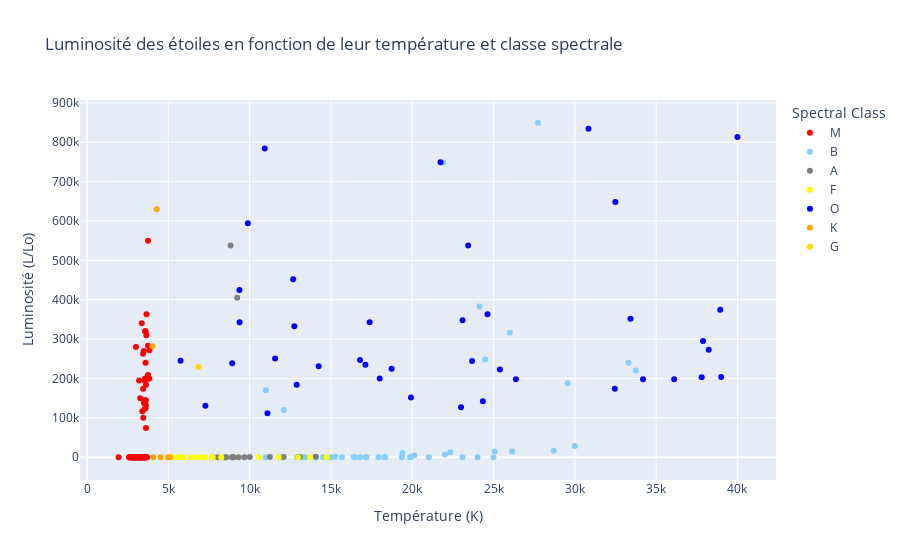

Here is the notebook cell this chart was saved with:
### Markdown cell above
R^2 = 0.15 très éloigné de 1 donc pas du tout pertinent de faire une régression linéaire. Donc pas de corrélation entre la luminosité et la température.

### Code cell
color_map = {
    'O': 'blue',
    'B': 'lightskyblue',
    'A': 'gray',
    'F': 'yellow',
    'G': 'gold',
    'K': 'orange',
    'M': 'red'
}

fig = px.scatter(stars, x='Temperature (K)', y='Luminosity (L/Lo)', color='Spectral Class',
                 color_discrete_map=color_map,
                 title='Luminosité des étoiles en fonction de leur température et classe spectrale',
                 labels={'Temperature (K)': 'Température (K)', 'Luminosity (L/Lo)': 'Luminosité (L/Lo)'})
fig.show()

### Figure 1 — Plotly figure (JSON) as saved in the notebook; plotly's stock layout.template omitted (floating-point values rounded to 4 significant figures)
{"data": [{"hovertemplate": "Spectral Class=M<br>Température (K)=%{x}<br>Luminosité (L/Lo)=%{y}<extra></extra>", "legendgroup": "M", "marker": {"color": "red", "symbol": "circle"}, "mode": "markers", "name": "M", "orientation": "v", "showlegend": true, "type": "scatter", "x": [3068, 3042, 2600, 2800, 1939, 2840, 2637, 2600, 2650, 2700, 3600, 3129, 3134, 3628, 2650, 3340, 2799, 3692, 3192, 3441, 3826, 3365, 3270, 3200, 3008, 3600, 3575, 3574, 3625, 3490, 3750, 3834, 3749, 3650, 3450, 3660, 3450, 3752, 3535, 3341, 3432, 2983, 2835, 2935, 3295, 2945, 2817, 2774, 2871, 3345, 3607, 3304, 3150, 3550, 3180, 2890, 3342, 2621, 3158, 3459, 3605, 3615, 3399, 3610, 3553, 3625, 3780, 3323, 3531, 3218, 3146, 3511, 3225, 2935, 2861, 2856, 2731, 3095, 3607, 3100, 2989, 3542, 3243, 3091, 3598, 3324, 3541, 3570, 3500, 3600, 3614, 2831, 2914, 3419, 3218, 3453, 2889, 2968, 3484, 2778, 3523, 3462, 3257, 2994, 3212, 3523, 3598, 3142, 3496, 3324, 3463], "xaxis": "x", "y": [0.0024, 0.0005, 0.0003, 0.0002, 0.000138, 0.00065, 0.00073, 0.0004, 0.00069, 0.00018, 0.0029, 0.0122, 0.0004, 0.0055, 0.0006, 0.0038, 0.0018, 0.00367, 0.00362, 0.039, 200000, 340000, 150000, 195000, 280000, 320000, 123000, 200000, 184000, 270000, 283000, 272000, 550000, 310000, 263000, 363000, 174000, 209000, 195000, 0.0056, 0.00067, 0.00024, 0.00034, 0.00014, 0.00098, 0.00032, 0.00098, 0.00036, 0.00072, 0.021, 0.022, 0.0085, 0.0088, 0.004, 0.001, 0.0034, 0.0015, 0.0006, 0.00135, 100000, 126000, 200000, 117000, 132000, 145000, 74000, 200000, 0.00043, 0.00093, 0.00054, 0.00015, 0.00064, 0.00076, 0.00087, 0.00019, 0.000896, 0.000437, 0.00019, 0.00023, 0.008, 0.0087, 0.0009, 0.0023, 0.0081, 0.0011, 0.0034, 0.0013, 320000, 138000, 240000, 145000, 0.000231, 0.000631, 0.000245, 0.000452, 0.000621, 0.000352, 0.000461, 0.000551, 0.000849, 0.000957, 0.0053, 0.0024, 0.0072, 0.0016, 0.0054, 0.0027, 0.00132, 0.00125, 0.0065, 0.0027], "yaxis": "y"}, {"hovertemplate": "Spectral Class=B<br>Température (K)=%{x}<br>Luminosité (L/Lo)=%{y}<extra></extra>", "legendgroup": "B", "marker": {"color": "lightskyblue", "symbol": "circle"}, "mode": "markers", "name": "B", "orientation": "v", "showlegend": true, "type": "scatter", "x": [25000, 16500, 30000, 15276, 9700, 33750, 17200, 14100, 12010, 10980, 19860, 33300, 13420, 21020, 18290, 14520, 11900, 12912, 12984, 29560, 16390, 25070, 28700, 26140, 20120, 26000, 11000, 12100, 24490, 16790, 15680, 14982, 13340, 18340, 19920, 24020, 23092, 17920, 19360, 22350, 22012, 19400, 17140, 24145, 27739, 21904], "xaxis": "x", "y": [0.056, 0.013, 28840, 1136, 74, 220000, 0.00098, 0.00067, 0.00078, 0.00074, 0.0011, 240000, 0.00059, 0.0015, 0.0013, 0.00082, 0.00067, 0.00071, 0.00088, 188000, 1278, 14500, 16790, 14520, 4720, 316000, 170000, 120000, 248490, 0.0014, 0.00122, 0.00118, 0.00109, 0.00134, 0.00156, 0.00159, 0.00132, 0.00111, 0.00125, 12450, 6748, 10920, 883, 382993, 849420, 748490], "yaxis": "y"}, {"hovertemplate": "Spectral Class=A<br>Température (K)=%{x}<br>Luminosité (L/Lo)=%{y}<extra></extra>", "legendgroup": "A", "marker": {"color": "gray", "symbol": "circle"}, "mode": "markers", "name": "A", "orientation": "v", "showlegend": true, "type": "scatter", "x": [7740, 8500, 8570, 8052, 8930, 9675, 9030, 11250, 12098, 8924, 7723, 8945, 14060, 13023, 10012, 13089, 9320, 8829, 9235], "xaxis": "x", "y": [0.00049, 0.0005, 0.00081, 8.7, 0.00056, 0.00045, 45, 672, 689, 0.00028, 0.00014, 38, 1092, 998, 552, 788, 29, 537493, 404940], "yaxis": "y"}, {"hovertemplate": "Spectral Class=F<br>Température (K)=%{x}<br>Luminosité (L/Lo)=%{y}<extra></extra>", "legendgroup": "F", "marker": {"color": "yellow", "symbol": "circle"}, "mode": "markers", "name": "F", "orientation": "v", "showlegend": true, "type": "scatter", "x": [7220, 12990, 7700, 11790, 7230, 5800, 6757, 6380, 5936, 5587, 7100, 10574, 13720, 5300, 7720, 14732, 8250], "xaxis": "x", "y": [0.00017, 8.5e-05, 0.00011, 0.00015, 8e-05, 0.81, 1.43, 1.35, 1.357, 0.819, 0.00029, 0.00014, 0.00018, 0.59, 7.92, 0.00011, 9.25], "yaxis": "y"}, {"hovertemplate": "Spectral Class=O<br>Température (K)=%{x}<br>Luminosité (L/Lo)=%{y}<extra></extra>", "legendgroup": "O", "marker": {"color": "blue", "symbol": "circle"}, "mode": "markers", "name": "O", "orientation": "v", "showlegend": true, "type": "scatter", "x": [39000, 36108, 40000, 23000, 17120, 11096, 14245, 24630, 12893, 24345, 33421, 37800, 25390, 11567, 12675, 5752, 8927, 7282, 19923, 26373, 17383, 9373, 18000, 34190, 32460, 23678, 12749, 9383, 23440, 16787, 18734, 9892, 10930, 23095, 21738, 38234, 32489, 38940, 30839, 37882], "xaxis": "x", "y": [204000, 198000, 813000, 127000, 235000, 112000, 231000, 363000, 184000, 142000, 352000, 202900, 223000, 251000, 452000, 245000, 239000, 131000, 152000, 198000, 342900, 424520, 200000, 198200, 173800, 244290, 332520, 342940, 537430, 246730, 224780, 593900, 783930, 347820, 748890, 272830, 648430, 374830, 834042, 294903], "yaxis": "y"}, {"hovertemplate": "Spectral Class=K<br>Température (K)=%{x}<br>Luminosité (L/Lo)=%{y}<extra></extra>", "legendgroup": "K", "marker": {"color": "orange", "symbol": "circle"}, "mode": "markers", "name": "K", "orientation": "v", "showlegend": true, "type": "scatter", "x": [4526, 4077, 4980, 5112, 4015, 4287], "xaxis": "x", "y": [0.153, 0.085, 0.357, 0.63, 282000, 630000], "yaxis": "y"}, {"hovertemplate": "Spectral Class=G<br>Température (K)=%{x}<br>Luminosité (L/Lo)=%{y}<extra></extra>", "legendgroup": "G", "marker": {"color": "gold", "symbol": "circle"}, "mode": "markers", "name": "G", "orientation": "v", "showlegend": true, "type": "scatter", "x": [6850], "xaxis": "x", "y": [229000], "yaxis": "y"}], "layout": {"legend": {"title": {"text": "Spectral Class"}, "tracegroupgap": 0}, "title": {"text": "Luminosité des étoiles en fonction de leur température et classe spectrale"}, "xaxis": {"anchor": "y", "domain": [0, 1], "title": {"text": "Température (K)"}}, "yaxis": {"anchor": "x", "domain": [0, 1], "title": {"text": "Luminosité (L/Lo)"}}}}
